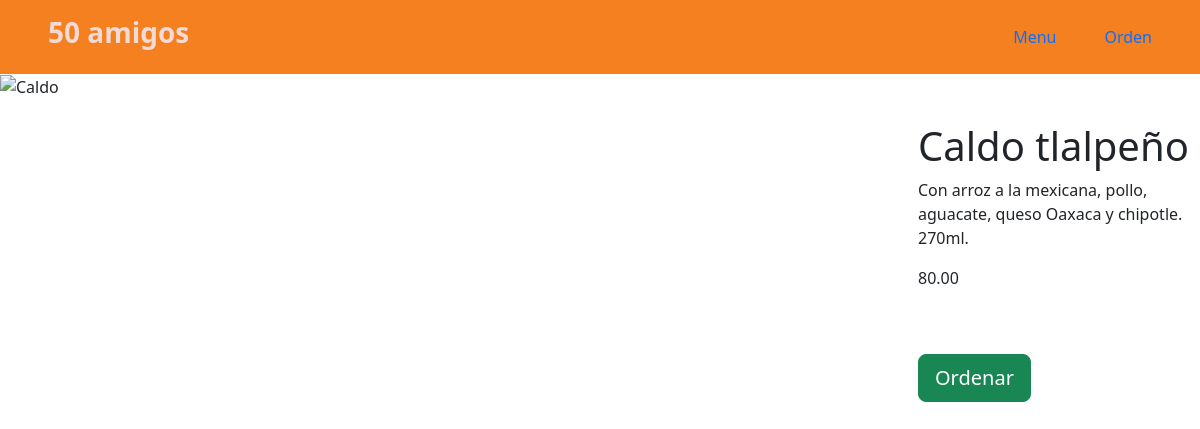
Page /menu/Sopas/6/ (signed in) on the committed database.
### RestaurantApp/models.py (models this page shows, shortened)
class Menu(models.Model):
    name = models.CharField(max_length=200, unique=True)
    description = models.TextField(blank=True)
    price = models.DecimalField(max_digits=6, decimal_places=2)
    category = models.ForeignKey(Categories, on_delete=models.CASCADE)

### RestaurantApp/views.py (the view)
# urls.py: path('menu/<str:category_id>/<int:item_id>/', views.menu_item_detail, name='item_details'),
@login_required
def menu_item_detail(request, category_id, item_id):
    if request.method == 'GET':
        try:
            item = get_object_or_404(Menu, pk=item_id)
            return render(request, 'item_detail.html', {
                'item': item,
            })
        except:
            pass
    return render(request, 'item_detail.html')

### RestaurantApp/models.py (called while the page is built)
    def __str__(self) -> str:
        return self.name

### RestaurantApp/templates/item_detail.html (shortened to what this page needs)
{% extends 'base.html' %}
{% block content %}
<div class="row vh-100">
<div class="col">
    <img src="https://images.unsplash.com/photo-1482049016688-2d3e1b311543?ixlib=rb-4.0.3&ixid=M3wxMjA3fDB8MHxwaG90by1wYWdlfHx8fGVufDB8fHx8fA%3D%3D&auto=format&fit=crop&w=710&q=80"
    alt={{item.name}}
    class="w-100"
    >
</div>
<div class="col-3 mt-5 d-flex flex-column justify-content-between h-25">
    <div>
        <h1 class="fs-1">{{item.name}}</h1>
        <p>{{item.description}}</p>
        <p>{{item.price}}</p>
    </div>
    <div class="mt-5">
        <form action="{% url 'item_add' item.category item.id %}" method="post">
            <button class="btn btn-success btn-lg" type="submit">
                Ordenar
            </button>
        </form>
    </div>
</div>
</div>
{% endblock %}

### static/global.css (style rules this page uses)
html { font-family: 'Raleway', sans-serif !important; }

### rows in the picture
Menu: name "Caldo tlalpeño", description "Con arroz a la mexicana, pollo, aguacate, queso Oaxaca y chipotle. 270ml.", price "80.00"
